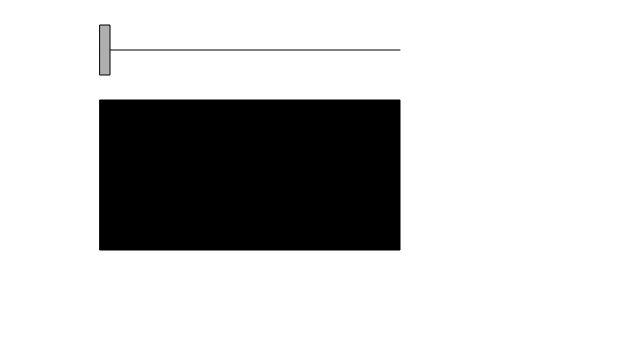
Frame 1 (no input)
Frame 60 (no input): identical to frame 1, image omitted
Frame 120 (the mouse pressed at the canvas centre since frame 60): identical to frame 1, image omitted

The p5.js sketch that drew this single still picture (run headless with seeded random() and noise() and a simulated clock; from frame 60 on, the mouse is pressed at the canvas centre):

// p5.js sketch
// ── sketch.js
// Simple Slider
// Daniel Shiffman <http://www.shiffman.net>

let dragging = false; // Is the slider being dragged?
let rollover = false; // Is the mouse over the slider?

// Rectangle variables for slider
let x = 100;
let y = 25;
let w = 10;
let h = 50;
// Start and end of slider
let sliderStart = 100;
let sliderEnd = 400;
// Offset for dragging slider
let offsetX = 0;

function setup() {
  createCanvas(640, 360);
}

function draw() {
  background(255);


  // Is it being dragged?
  if (dragging) {
    x = mouseX + offsetX;
  }
  // Keep rectangle within limits of slider
  x = constrain(x, sliderStart, sliderEnd-w);

  // Draw a line for slider
  stroke(0);
  line(sliderStart, y+h/2, sliderEnd, y+h/2);

  stroke(0);
  // Fill according to state
  if (dragging) {
    fill (50);
  } else {
    fill(175);
  }
  // Draw rectangle for slider
  rect(x, y, w, h);

  // Map is an amazing function that will map one range to another!
  // Here we take the slider's range and map it to a value between 0 and 255
  let b = map(x,sliderStart,sliderEnd-w,0,255);
  fill(b);
  rect(sliderStart, 100, sliderEnd-sliderStart, 150);
}

function mousePressed() {
  // Did I click on slider?
  if (mouseX > x && mouseX < x + w && mouseY > y && mouseY < y + h) {
    dragging = true;
    // If so, keep track of relative location of click to corner of rectangle
    offsetX = x-mouseX;
  }
}

function mouseReleased() {
  // Stop dragging
  dragging = false;
}
